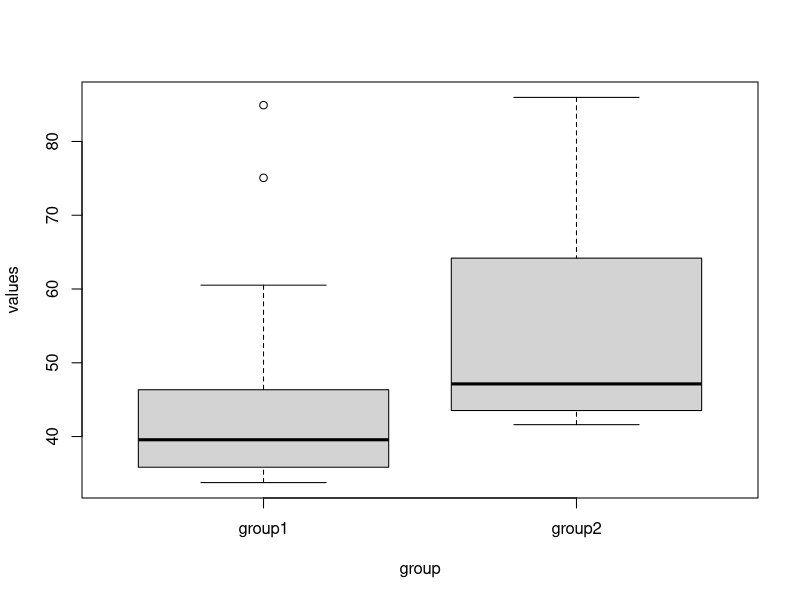
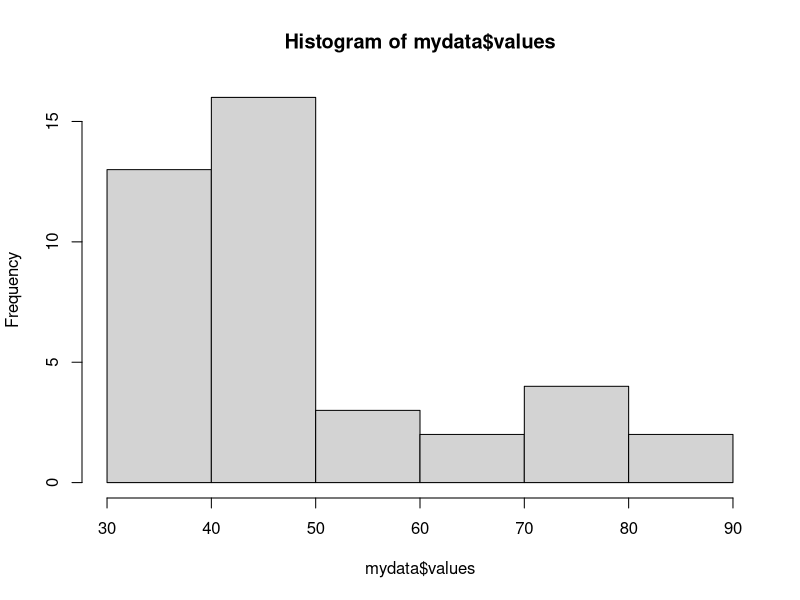
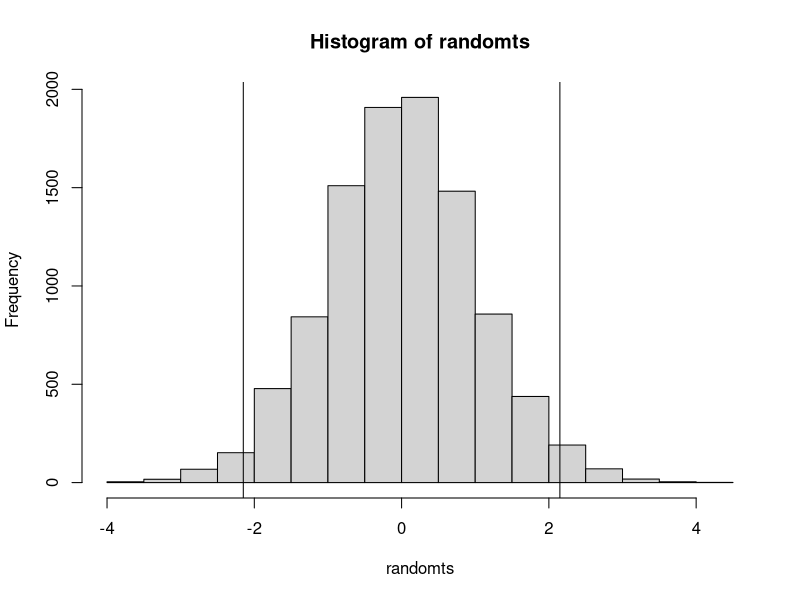
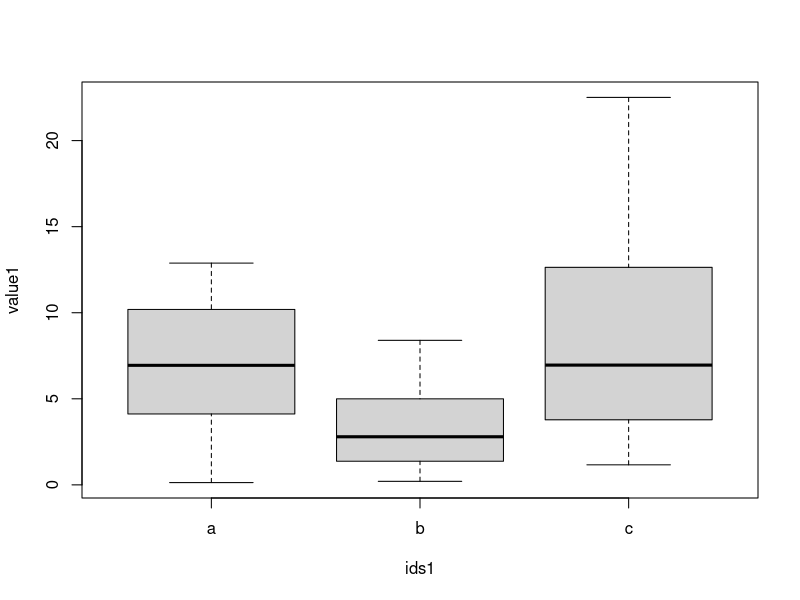
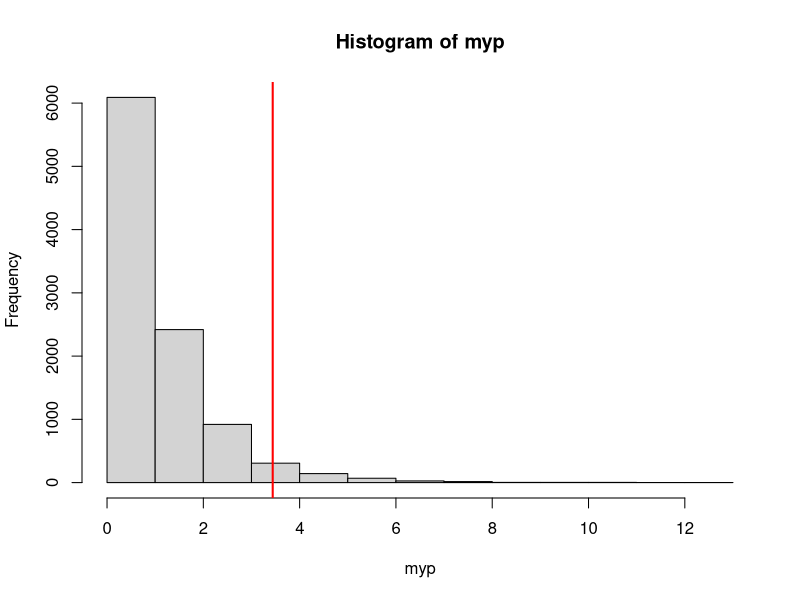
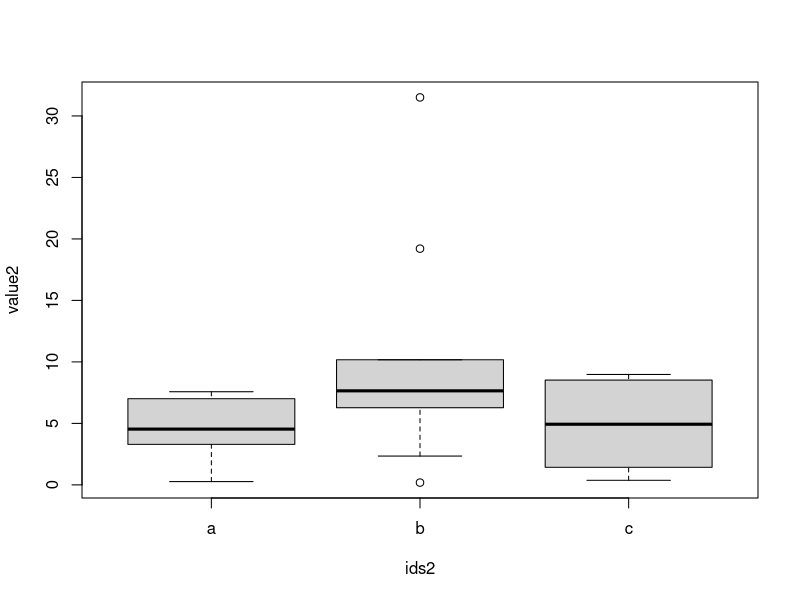
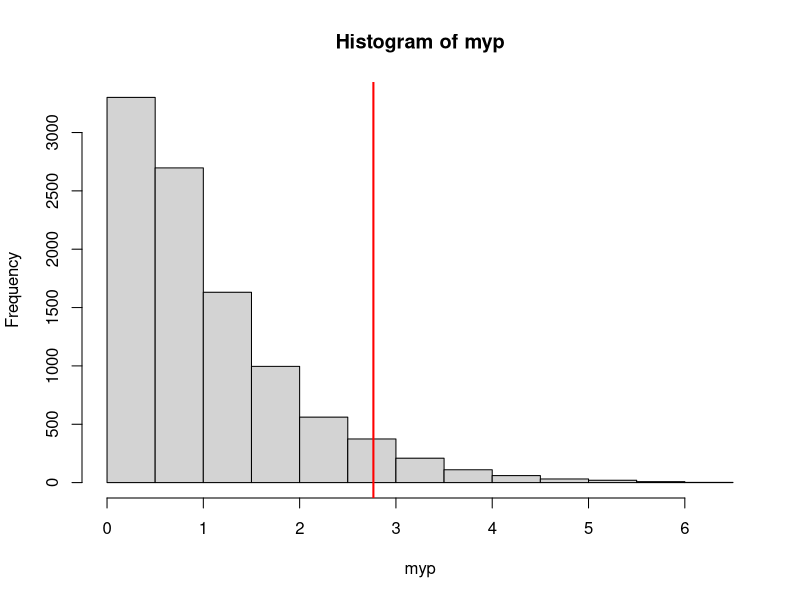

Generate these figures, in order, with R: (Note: this script raises an error after producing the figures.)
######  PERMUTATION / RANDOMIZATION TESTS  .... introduction   ######



###### there are lots of built in ways of permuting/randomizing data in R. 


## First one is combn()
## produces all combination of set of elements of a given size. - does not take order into account.

combn(c("purple", "pink", "green", "yellow", "orange", "white"), 4)

mycolors <- c("purple", "pink", "green", "yellow", "orange", "white")
mycolors
combn(mycolors, 3)

combn(letters[1:4],2)



## we probably remember sample()

sample(mycolors)                 # run it a few times
sample(mycolors,3)               # run it a few times
sample(mycolors,3, replace=T)    # run it a few times



## replicate() can be useful here too

replicate(10, sample(mycolors,3))   # see what it did ?




# there are lots of fun things in R to do with permutations/randomizations/sambling/combinations,
# we'll do more in later tutorials.....




#### Permuting/Randomizing Data  - Some introductory comments ####

# General principle:   Is the pattern in the data that we observe likely to have arisen by chance, or not?

# Essentially we will randomly shuffle our data (or e.g. the groups our data belong to) and examine how often
# our data lead to an observed parameter (mean, sum) of a group, 
# or how ofen our observed statistic (e.g. t-statistic, F-value) arises, compared to N shuffles of the data.

## Advantages:
# We do not have to worry about whether our data are normally distributed or groups have equal variances
# We are not assuming our data are sampled from some general population/distribution
# Very useful for skewed data, small sample sizes.

## Things to remember:
# data should still be independent of one another                                                                                                                                                                                                                                                                        
# One criticism of permutation/randomization tests is whether their results are generalizable to a theoretical general population
# The degree to which they are generalizable is dependent upon how 'at random' our sample was drawn from a general population

# a good reference: http://biol09.biol.umontreal.ca/PLcourses/Statistical_tests.pdf
                                                    




# It's best to learn their utility from some simple examples ...




#### Example 1.  - A complete permutation test  ####

x <- c(25.17, 20.57, 19.03)
y <- c(25.88, 25.20, 23.75, 26.99)

length(x)         # [1] 3
length(y)         # [1] 4
length(c(x,y))    # [1] 7

choose(7,3) # [1] 35, There are 35 ways of dividing the 7 observations into samples of size 3 and 4
choose(7,4) # [1] 35, it's the same.


sum(x) # [1] 64.77

combn(c(x,y),3)  #produces all 35 combinations of picking any 3 of our sample of 7

apply(combn(c(x,y),3),2,sum) #for all columns (denoted by the '2') apply the function sum

sort(apply(combn(c(x,y),3),2,sum)) #and sort them

2/35 # p is 2/35 or how much of the distribution are less than or equal to the observed 
     # [1] 0.05714286
     # Note that only in the case of no x-y overlap is a p-value below .05 possible here.







#### Example 2.  Comparing 2 groups - randomized permutation t-test ####


# e.g. comparing the reaction times of two groups

group1 <- c(36.30,  42.07,  39.97,  39.33,  33.76,  33.91,  39.65,  84.92,  40.70,  39.65,
39.48,  35.38,  75.07,  36.46,  38.73,  33.88,  34.39,  60.52,  53.63,  50.62)

group2 <- c(49.48,  43.30,  85.97,  46.92,  49.18,  79.30,  47.35,  46.52,  59.68,  42.89,
49.29,  68.69,  41.61,  46.81,  43.75,  46.55,  42.33,  71.48,  78.95,  42.06)

mydata <- data.frame(values=c(group1,group2), group=rep(c("group1", "group2"),each=20))

mydata

boxplot(values~group,mydata)
t.test(values~group,mydata)                        # t=-2.1496, p=0.03802

hist(mydata$values)
shapiro.test(mydata$values)                        # not normally distributed
bartlett.test(mydata$values, mydata$group)         # variances equal


mydata$group
sample(mydata$group)  # run this a few times to see what happens

split(mydata$values, sample(mydata$group))  # run this a few times to see what happens

#run the beneath 4 lines a few times
a <- split(mydata$values, sample(mydata$group))
a[[1]]
a[[2]]
t.test(a[[1]],a[[2]])

mytest <- t.test(a[[1]],a[[2]])
mytest
str(mytest)
mytest$statistic
mytest[[1]]

t.test(a[[1]],a[[2]])$statistic  #these look awful, but return the t-statistic effectively
t.test(a[[1]],a[[2]])[[1]]



## going to put above into a for loop.....

results <- vector("list",10000)  # this will store our results

# might take 1 minute.   Store all t-statistics generated from 10000 randomizations (each [i])

for(i in 1:10000){
  a <- split(mydata$values, sample(mydata$group))
  results[[i]] <- t.test(a[[1]],a[[2]])[[1]]
}

results # these results are stored as a list because we told it to

unlist(results) #unpack from the list
 
as.numeric(unlist(results)) #we don't need the t...

randomts <- as.numeric(unlist(results)) #we don't need the t...

hist(randomts)      # t values we would be likely to obtain when the null is true
abline(v= -2.1496)  #this was the t-statistic from our initial observed data

sum(randomts <= -2.1496)  #182 (yours may vary slightly as your randomizations won't be exactly the same)

sum(randomts <= -2.1496) / 10000   # our generated 'exact' p-value for one tailed # [1] 0.0182


abline(v= 2.1496) # what about the other end of the distribution ?
sum(randomts <= -2.1496)
sum(randomts >=  2.1496)

(sum(randomts <= -2.1496) + sum(randomts >=  2.1496))  #375 - number of instance of a t-statistic as

(sum(randomts <= -2.1496) + sum(randomts >=  2.1496))  / 10000    # [1] 0.0375



# another tip:   If your data contain many 'ties' as often is the case using scaled data,
# you might want to consider using something like the mean or sum of group 1 to compare to randomized data,
# rather than a continuous variable like the t-statistic.






#### Example 3.  Randomized One-Way ANOVA ####

# The basic idea is that if the null is true, the group labels are arbitrary - you don't change the distributions by shuffling them.


# Say we've measured the amount of iron in rocks
# We have collected 10 samples from 3 different regions (a=Arizona, b=Bermuda, c=Colorado)

# We do a One-Way ANOVA and I get a difference between the 3 regions. 

# But was this chance?

# Perhaps we had non normality and/or heterogeneous variances between groups...
# and a non-parametric test suggests no differences...

# Options ?  - transform data?, do One-Way ANOVA with Welchs correction ?, Permutation test?


# Advantage of Permutations/Ranomizations:
# - you don't need to worry as much about normality/equal variances


rocks <- read.csv("rocks.csv")

rocks

boxplot(value1 ~ ids1, rocks)

summary(aov(value1 ~ ids1, rocks))              # significant p=0.0467, F=3.441
kruskal.test(value1 ~ ids1, rocks)              # not signficiant
shapiro.test(rocks$value1)                      # not normal
bartlett.test(rocks$value1, rocks$ids1)         # non equal variances


## lets do a randomization test.
# we will randomize the order of the ids here.

rocks$value1
ironvalue <- rocks$value1
ironvalue

rocks$ids1
place <- rocks$ids1
place
table(place)

# a  b  c 
# 10 10 10 

sample(place) # run this a few times - it generates reordered versions of ids1.

summary(aov(ironvalue ~ place))              # same as before  -  p=0.0467, F=3.441

summary(aov(ironvalue ~ sample(place)))      # keep running, will be different

myoutput <- summary(aov(ironvalue ~ sample(place)))      
myoutput
str(myoutput)

summary(aov(ironvalue ~ sample(place)))[[1]][4]  #first thing in list, fourth index = F-value
summary(aov(ironvalue ~ sample(place)))[[1]][[4]]  #double bracket gets rid of some of the text
summary(aov(ironvalue ~ sample(place)))[[1]][[4]][1]  #this is the p-value !!!

#now let's get that p-value 10,000 times

replicate(10000, summary(aov(ironvalue ~ sample(place)))[[1]][[4]][1])   #this will take about 1-2 minutes

myp <- replicate(10000, summary(aov(ironvalue ~ sample(place)))[[1]][[4]][1])

hist(myp)
abline(v=3.441, col="red", lwd=2)

sum(myp>=3.441) #the proportion of myp 's F statistics that are >= the observed value of 3.441
# [1] 417

sum(myp>=3.441) /10000     # [1] 0.0417   - only 4.17% of samples had F values higher than our observed




#####  Example 2b

boxplot(value2 ~ ids2, rocks)

summary(aov(value2 ~ ids2, rocks))              # not significant   p=.0808, F=2.766
kruskal.test(value2 ~ ids2, rocks)              # not signficiant   p=.1554
shapiro.test(rocks$value2)                      # not normal
bartlett.test(rocks$value2, rocks$ids2)         # non equal variances

myp <- replicate(10000, summary(aov(rocks$value2 ~ sample(rocks$ids2)))[[1]][[4]][1])   #this will take about 1-2 minutes

hist(myp)
abline(v=2.766, col="red", lwd=2)
sum(myp>=2.766) /10000  #[1] 0.0558

#note: 10,000 randomizations are probably the minimum you'd want to do - could do e.g. up to 100,000




# Example 2c  - from bloodwork.csv

boxplot(immuncount ~ state, df)

summary(aov(immuncount ~ state, df))
pairwise.t.test(df$immuncount,df$state , p.adjust.method="holm")


summary(aov(immuncount ~ state, df))              # not significant   p=.0782, F=2.805
kruskal.test(immuncount ~ state, df)              # not signficiant   p=.1257
shapiro.test(df$immuncount)                       # not normal
bartlett.test(df$immuncount, df$state)            # variances are equal

myp <- replicate(10000, summary(aov(df$immuncount ~ sample(df$state)))[[1]][[4]][1])   #this will take about 1-2 minutes

hist(myp)
abline(v=2.805, col="red", lwd=2)
sum(myp>=2.805) /10000  #what do you think it will turn out to be ?



